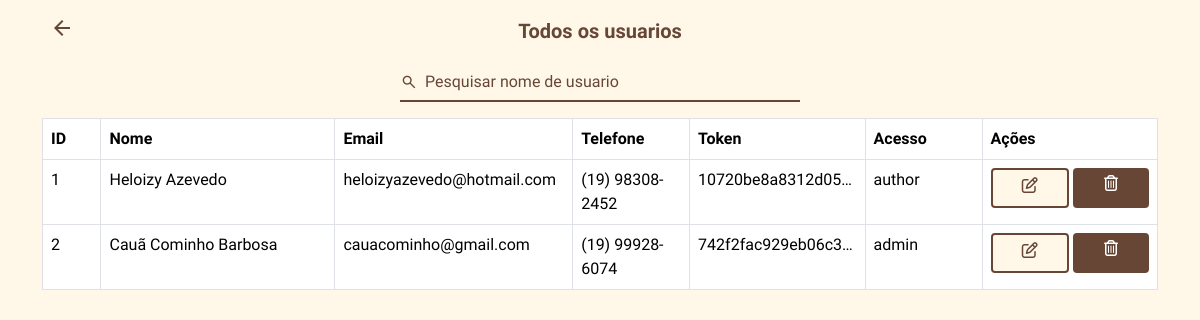
/adminUsers.php (signed in), run on the app's committed database.
### tables this page shows
CREATE TABLE IF NOT EXISTS `users` (
  `id` int NOT NULL AUTO_INCREMENT,
  `token` varchar(100) NOT NULL,
  `access` enum('simple','author','admin','') NOT NULL,
  `name` varchar(200) NOT NULL,
  `email` varchar(200) NOT NULL,
  `phone` varchar(20) NOT NULL,
  `password` varchar(100) NOT NULL,
  `img` text NOT NULL,
  PRIMARY KEY (`id`)
);

### src/classes/Users.php (called while the page is built, shortened)
<?php
class Usuario
{
    public static function getAllUsers()
    {
        try {
            $pdo = Connection::Connect();
            $sql = "SELECT id, token, access, name, email, phone FROM users";
            $stmt = $pdo->prepare($sql);
            $stmt->execute();
            return $stmt->fetchAll(PDO::FETCH_ASSOC);
        } catch (PDOException $e) {
            echo 'Erro ao obter usuários: ' . $e->getMessage();
            return [];
        }
    }
}

### adminUsers.php (the view, shortened to what this page needs)
<?php
require_once './src/classes/Users.php';
$usuarios = Usuario::getAllUsers();
?>
<!DOCTYPE html>
<html lang="en">
<head>
    <link href="https://cdn.jsdelivr.net/npm/bootstrap@5.3.3/dist/css/bootstrap.min.css" rel="stylesheet"
>
    <link rel="stylesheet" href="https://cdnjs.cloudflare.com/ajax/libs/font-awesome/6.6.0/css/all.min.css" />
    <link rel="stylesheet" href="./src/css/global.css">
</head>
<body class="bg">
    <div class="container mt-3">
        <div class="d-flex justify-content-center position-relative mx-2">
            <a href="./index.php">
                <span class=" material-symbols-outlined position-absolute start-0">
                </span>
            </a>
            <div class="fs-5 fw-bold text-primary text-center w-100">Todos os usuarios</div>
        </div>
        <div class="d-flex justify-content-center">
            <div class="search-container my-3" style="width: 400px;">
                <div type="submit" class="material-symbols-outlined search-icon">search</div>
                <input class="input-search" type="text" name="searchAll" id="searchAll" placeholder="Pesquisar nome de usuario" autocomplete="off">
            </div>
        </div>
        <div>
            <div class="table-responsive">
                <table class="table table-bordered table-hover">
                    <thead>
                        <tr>
                            <th scope="col" style="width: 5%;">ID</th>
                            <th scope="col" style="width: 20%;">Nome</th>
                            <th scope="col" style="width: 15%;">Email</th>
                            <th scope="col" style="width: 10%;">Telefone</th>
                            <th scope="col" style="width: 15%;">Token</th>
                            <th scope="col" style="width: 10%;">Acesso</th>
                            <th scope="col" style="width: 15%;">Ações</th>
                        </tr>
                    </thead>
                    <tbody id="userTableBody">
                        <?php if (!empty($usuarios)): ?>
                            <?php foreach ($usuarios as $usuario) : ?>
                                <tr>
                                    <td><?php echo htmlspecialchars($usuario['id']); ?></td>
                                    <td class="text-truncate" style="max-width: 0;"><?php echo htmlspecialchars($usuario['name']); ?></td>
                                    <td><?php echo htmlspecialchars($usuario['email']); ?></td>
                                    <td><?php echo htmlspecialchars($usuario['phone']); ?></td>
                                    <td class="text-truncate" style="max-width: 0;"><?php echo htmlspecialchars($usuario['token']); ?></td>
                                    <td><?php echo htmlspecialchars($usuario['access']); ?></td>
                                    <td>
                                        <div class="d-flex flex-column flex-md-row">
                                            <a href="#" data-bs-toggle="modal" data-bs-target="#editUser-<?= $usuario['id'] ?>" class="btn btn-white btn-sm mb-1 mb-md-0 me-md-1 w-100">
                                                <i class="fa-regular fa-pen-to-square"></i>
                                            </a>
                                            <a href="./src/backend/deleteuser.php?userId=<?= $usuario['id'] ?>" class="btn btn-default btn-sm w-100">
                                                <i class="fa-regular fa-trash-can"></i>
                                            </a>
                                        </div>
                                    </td>
                                </tr>
                            <?php
                            endforeach; ?>
                        <?php else: ?>
                            <tr>
                                <td colspan="7" class="text-center">Nenhum usuário encontrado.</td>
                            </tr>
                        <?php endif; ?>
                    </tbody>
                </table>
            </div>
        </div>
    </div>
</body>
</html>

### src/css/global.css (style rules this page uses)
html, body { padding: 0; margin: 0; font-family: "Judson", Arial, Helvetica, sans-serif; }
a { text-decoration: none; font-size: 1rem; color: var(--primary); }

### src/css/colors.css (style rules this page uses)
:root { --primary: #674636; --secondary: #AAB396; --tertiary: #F7EED3; --bg: #FFF8E8; --white: #ffffff; --black: #000000; }
.bg { background-color: var(--bg) !important; }
.text-primary { color: var(--primary) !important; }

### src/css/forms.css (style rules this page uses)
.search-container { position: relative; display: flex; align-items: center; width: 70%; }
.search-icon { position: absolute; font-size: 18px; color: var(--primary); }
.input-search { padding-left: 25px; height: 40px; width: 100%; border: none; border-bottom: 2px solid var(--primary); background-color: var(--bg); font-size: 16px; }
.input-search::placeholder { color: var(--primary); }

### src/css/buttons.css (style rules this page uses)
.btn-sm { font-size: 16px !important; height: 40px !important; }
.btn-default { background-color: var(--primary); height: 50px; color: var(--white); border: none; font-size: 18px; }
.btn-white { background-color: var(--bg); height: 50px; color: var(--primary); border: 2px solid var(--primary); font-size: 18px; }

### src/css/widgets.css (style rules this page uses)
.table td.text-truncate { white-space: nowrap; overflow: hidden; text-overflow: ellipsis; }

### data on the page
users: id "1", name "Heloizy Azevedo", email "heloizyazevedo@hotmail.com", phone "(19) 98308-2452", token "10720be8a8312d05…", access "author"
users: id "2", name "Cauã Cominho Barbosa", email "cauacominho@gmail.com", phone "(19) 99928-6074", token "742f2fac929eb06c3…", access "admin"
